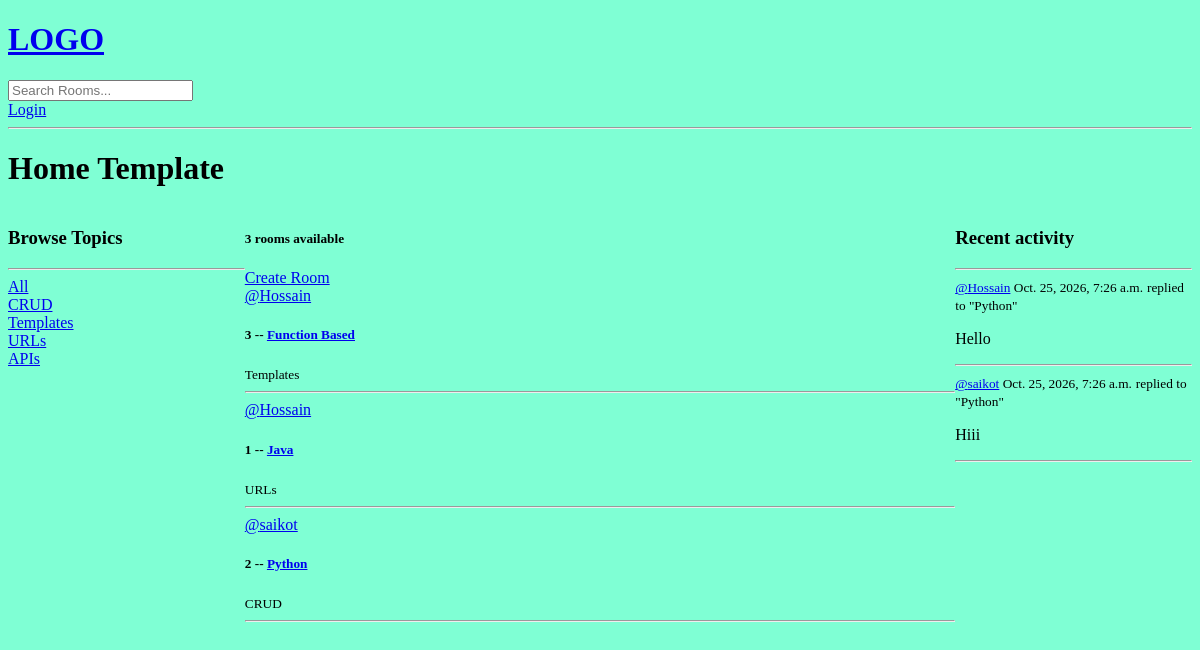
The app's page /, older data.
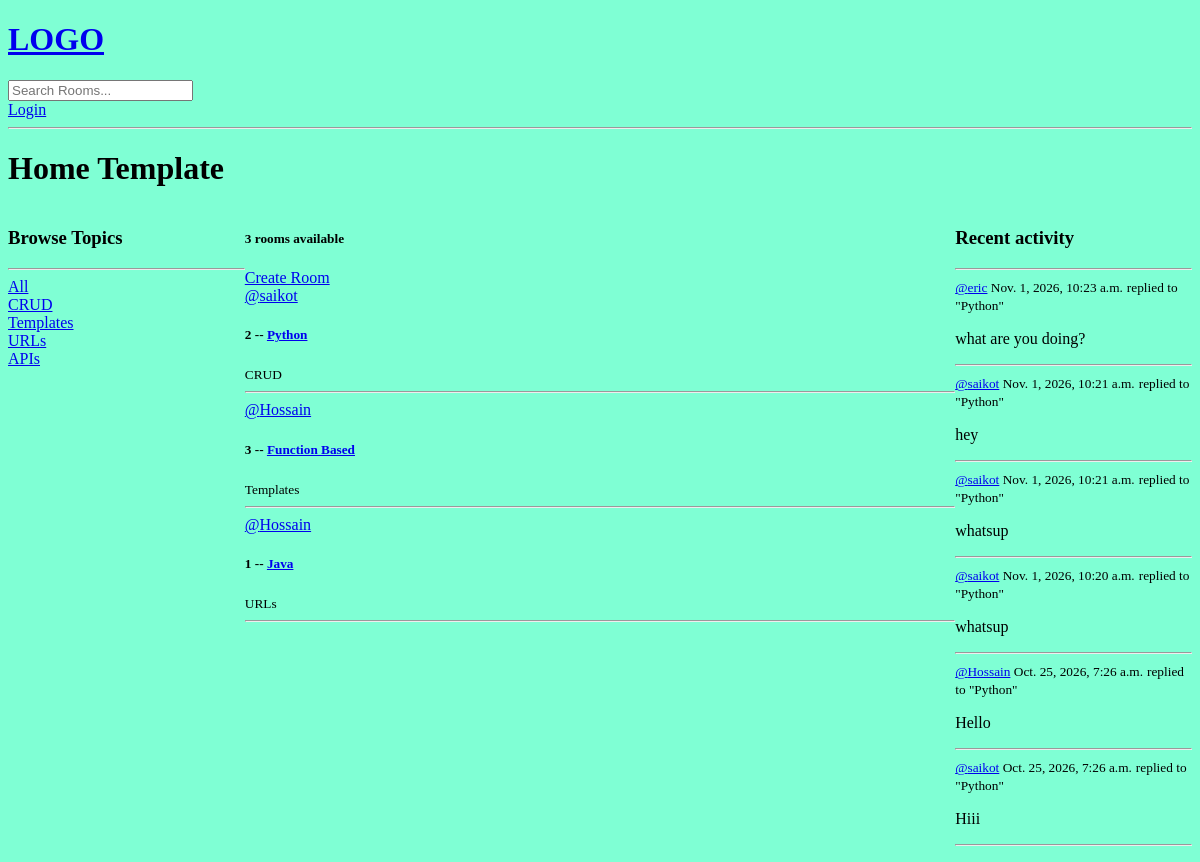
The same page, newer data.
### base/models.py (models this page shows, shortened)
class Topic(models.Model):
  name = models.CharField(max_length= 200)

class Room(models.Model):
  host = models.ForeignKey(User, on_delete= models.SET_NULL, null = True)
  topic = models.ForeignKey(Topic, on_delete= models.SET_NULL, null = True)
  name = models.CharField(max_length=200)
  description = models.TextField(null=True, blank=True)
  participants = models.ManyToManyField(User, related_name='participants', blank=True)
  updated = models.DateTimeField(auto_now=True)
  created = models.DateTimeField(auto_now_add = True)
  class Meta:
    ordering = ['-updated', '-created']
  def __str__(self):
    return self.name

class Message(models.Model):
  user = models.ForeignKey(User, on_delete=models.CASCADE)
  room = models.ForeignKey(Room, on_delete= models.CASCADE)
  body = models.TextField()
  updated = models.DateTimeField(auto_now=True)
  created = models.DateTimeField(auto_now_add = True)
  class Meta:
      ordering = ['-updated', '-created']
  def __str__(self):
    return self.body[0:50]

### base/views.py (the view)
# urls.py: 2. Add a URL to urlpatterns:  path('', views.home, name='home')
def home(request):
    q = request.GET.get('q') if request.GET.get('q') != None else ''
    topics = Topic.objects.all()
    rooms = Room.objects.filter(
        Q(topic__name__icontains=q) |
        Q(name__icontains=q) |
        Q(description__icontains=q)
    )
    room_count = rooms.count()
    room_messages = Message.objects.filter(Q(room__topic__name__icontains=q))
    context = {'rooms':rooms, 'topics': topics, 'room_count': room_count, 'room_messages': room_messages}
    return render(request, 'base/home.html', context)

### base/templates/base/home.html (shortened to what this page needs)
{% extends 'main.html' %}
{% block content %}
<h1>Home Template</h1>
<div class="home-container">
  <div>
    {% include 'base/topics_component.html' %}
  </div>
  <div>
    <h5>{{room_count}} rooms available </h5>
    <a href="{% url 'create-room' %}">Create Room</a>
    {% include 'base/feed_component.html' %}
  </div>
  <div>
    {% include 'base/activity_component.html' %}
  </div>
</div>
{% endblock %}

### base/templates/base/topics_component.html
<h3>Browse Topics</h3>
<hr>
<div>
  <a href="{% url 'home' %}">All</a>
</div>
{% for topic in topics %}
<div>
  <a href="{% url 'home' %}?q={{topic.name}}">{{topic.name}}</a>
</div>
{% endfor %}

### base/templates/base/feed_component.html (shortened to what this page needs)
<div>
  {% for room in rooms %}
  <div>
    <a href="{% url 'user-profile' room.host.id %}">@{{room.host.username}}</a>
    <h5>{{room.id}} -- <a href="{% url 'room' room.id %}">{{room.name}}</a></h5>
    <small>{{room.topic.name}}</small>
    <hr>
  </div>
  {% endfor %}
</div>

### base/templates/base/activity_component.html (shortened to what this page needs)
<h3>Recent activity</h3>
<hr>
{% for message in room_messages %}
<div>
  <small><a href="{% url 'user-profile' message.user.id %}">@{{ message.user }}</a> {{message.created}}</small>
  <small>replied to "{{ message.room }}"</small>
  <p>{{message}}</p>
  <hr>
</div>
{% endfor %}

Row changes from the older to the newer data that the page shows:
changed Room "Python": moves up the list
added Message: user "eric", created "Nov. 1, 2026, 10:23 a.m.", room "Python", body "what are you doing?"
added Message: user "saikot", created "Nov. 1, 2026, 10:21 a.m.", room "Python", body "hey"
added Message: user "saikot", created "Nov. 1, 2026, 10:21 a.m.", room "Python", body "whatsup"
added Message: user "saikot", created "Nov. 1, 2026, 10:20 a.m.", room "Python", body "whatsup"
